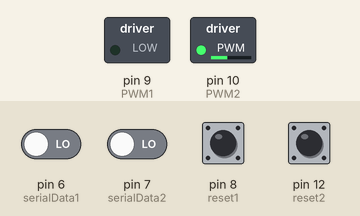
Bench run of a sketch on a simulated Arduino Uno, built with avr-gcc and run on an emulated ATmega328P. Shown: switched loads named in the sketch (green lamp = pin HIGH). Inputs (shaded band) come from the test bench; at power-on: pin 8 (reset1) HIGH, pin 6 (serialData1), pin 7 (serialData2), pin 12 (reset2) LOW. Pins used as bus, display or sensor lines are not drawn.

Above: at 0.8 s.
0.9 s: pin 12 (reset2) pulled HIGH for 0.15 s
At 1.2 s:
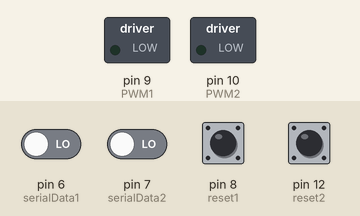
Timing chart, 0 to 3.9 s (numbered marks = the images above; inputs shaded):
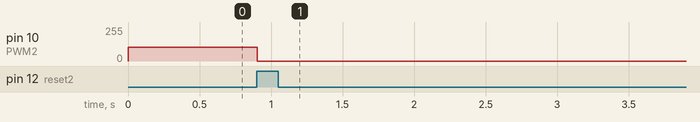

The sketch:

arduinoPID.ino
```cpp
// Declare io pins
int clk1 = 4;           // clk output to shift reg1
int clk2 = 5;           // clk output to shift reg2
int serialData1 = 6;    // encoder 1 data
int serialData2 = 7;    // encoder 2 data
int PWM1 = 9;           // PWM output to joint 1
int PWM2 = 10;           // PWM output to joint 2
int reset1 = 8;         // homing pulse 1
int reset2 = 12;        // homing pulse 2

// PID constants (Joint 1)
const double K1 = 50;
const double Kp1 = K1*0.19;
const double Ki1 = K1*1;
const double Kd1 = K1*0.009;

// PID constants (Joint 2)
const double K2 = 100;
const double Kp2 = K2*0.1329;
const double Ki2 = K2*1;
const double Kd2 = K2*0.0044;

// timing constants
const int CF = 1163;          // ISR frequency [Hz]
const double Ts = 1/CF;       // ISR run time [s]
const int N = 100;            // filter constant
const double a = N*Ts/(1+N*Ts);   // used for derivative eqn

// position references
double ref1 = 0;      // Joint 1 desired angle - assigned in "patharray" function
double ref2 = 0;      // Joint 2 desired angle - assigned in "patharray" function
const double encoderRes = 6.283/1024;   //encoder resolution 2pi/1024


// initialize global variables
double filtered_err_old1 = 0;
double I1 = 0;
double filtered_err_old2 = 0;
double I2 = 0;

int duty1 = 127;
int duty2 = 127;


void setup() {
  // baud rate
  Serial.begin(9600);

  // setup io pins
  pinMode(clk1, OUTPUT);
  pinMode(clk2, OUTPUT);
  pinMode(serialData1, INPUT);
  pinMode(serialData2, INPUT);
  pinMode(PWM1, OUTPUT);
  pinMode(PWM2, OUTPUT);
  pinMode(reset1, INPUT);
  pinMode(reset2, INPUT);

  // Homing Routine:
    // rotate joint 1 back slowly until homing pulse is triggered
    while(digitalRead(reset1) == 0) {
    analogWrite(PWM1, 102);   ////40% duty (-1V)
    }
    //rotate joint 2 back slowly until homing pulse is triggered
    while(digitalRead(reset2) == 0) {
    analogWrite(PWM2, 102);   ////40% duty (-1V)
    }


  // --- initialize timer1 ---
  noInterrupts();           // disable all interrupts

  TCCR1A = 0;
  TCCR1B = 0;
  TCNT1  = 0;
  OCR1A = 13757;            // CPU freq/prescaler/desired freq = 16MHz/1163Hz
  TCCR1B |= (1 << WGM12);   // CTC mode (clear timer on compare)
  TCCR1B |= (1 << CS10);    // no prescaler
  TIMSK1 |= (1 << OCIE1A);  // enable timer compare interrupt

  interrupts();             // enable all interrupts

}


void loop() {
  // loop
ref1 = patharray(1, millis());
ref2 = patharray(2, millis());

}

// interrupt service routine
ISR(TIMER1_COMPA_vect){

 // ------------ Motor 1 ------------


  // get position from encoder
  int pose1 = readEncoder(serialData1, clk1);

  // calculate error
  double error1 = ref1 - encoderRes*pose1;

  // calculate integral
  I1 = Ki1 * error1 * Ts * + I1;

  // calculate derivative with filtered input (Ns / s+N)
  double filtered_err1 = (1-a)*filtered_err_old1 + a*error1;
  double D1 = (a/Ts)*(error1 - filtered_err_old1);

  filtered_err_old1 = filtered_err1;

  // PID value = Kp*error + Ki*integral + Kd*rate
  int PID1 = (Kp1 * error1) + (Ki1 * I1) + (Kd1 * D1);


  // set PWM duty: mapping (-5 to 5V) -> (0 to 255)
  PID1 = constrain(PID1, -5, 5);
  duty1 = 25.5*PID1 + 127.5;
  analogWrite(PWM1, duty1);

 // ------------ Motor 2 ------------

  // get position from encoder
  int pose2 = readEncoder(serialData2, clk2);

  // calculate error
  double error2 = ref2 - encoderRes*pose2;

  // calculate integral
  I2 = Ki2 * error2 * Ts * + I2;

  // calculate derivative with filtered input (Ns / s+N)
  double filtered_err2 = (1-a)*filtered_err_old2 + a*error2;
  double D2 = (a/Ts)*(error2 - filtered_err_old2);

  filtered_err_old2 = filtered_err2;

  // PID value = Kp*error + Ki*integral + Kd*rate
  int PID2 = (Kp2 * error2) + (Ki2 * I2) + (Kd2 * D2);


  // set PWM duty: mapping (-5 to 5V) -> (0 to 255)
  PID2 = constrain(PID2, -5, 5);
  duty2 = 25.5*PID2 + 127.5;
  analogWrite(PWM2, duty2);


}// end ISR


// ------- Read Encoder function -------
int readEncoder(int serialData, int clk){

  int8_t value = 0;
  int8_t tempbit = 0;
  digitalWrite(clk, 0);       // clk low
  digitalWrite(clk, 1);       // clk high, load data

  // read in 8 bits:
  for(int i = 0; i < 8; i++){
    tempbit = digitalRead(serialData);
    value = value + (tempbit << i); // shift bit and add it
    digitalWrite(clk,0);          // clk low
    digitalWrite(clk,1);          // clk high to get next bit
  }

  // cast int8_t to int:
  int encoder_value = (int8_t) value; // signed -> negative if backwards from home, positive if forwards from home

  return encoder_value;

}//end readEncoder

//------------- Return pre-calculated desired angle for current time ------------

double patharray(int joint, int currenttime){

  // pre-calculated using trajectories.m (Joint1: 0 to -pi/4, Joint2: 0 to pi/2)
  const double joint1path[201] = {0,-0.00016027,-0.00064108,-0.00144242,-0.0025643,-0.00400672,-0.00576968,-0.00785318,-0.01025722,-0.01298179,-0.0160269,-0.01939255,-0.02307873,-0.02708546,-0.03141272,-0.03606052,-0.04102886,-0.04631774,-0.05192715,-0.0578571,-0.06410759,-0.07067862,-0.07757019,-0.08478229,-0.09231494,-0.10016812,-0.10834183,-0.11683609,-0.12565088,-0.13478622,-0.14424209,-0.1540185,-0.16411544,-0.17453293,-0.18527095,-0.19632951,-0.20770861,-0.21940824,-0.23142842,-0.24376913,-0.25643038,-0.26941216,-0.28271449,-0.29633735,-0.31028076,-0.3245447,-0.33912917,-0.35403419,-0.36925974,-0.38480583,-0.40051219,-0.41605829,-0.43128384,-0.44618886,-0.46077333,-0.47503727,-0.48898067,-0.50260354,-0.51590586,-0.52888765,-0.5415489,-0.55388961,-0.56590979,-0.57760942,-0.58898852,-0.60004708,-0.6107851,-0.62120259,-0.63129953,-0.64107594,-0.65053181,-0.65966714,-0.66848194,-0.67697619,-0.68514991,-0.69300309,-0.70053574,-0.70774784,-0.71463941,-0.72121043,-0.72746093,-0.73339088,-0.73900029,-0.74428917,-0.74925751,-0.75390531,-0.75823257,-0.76223929,-0.76592548,-0.76929113,-0.77233624,-0.77506081,-0.77746485,-0.77954835,-0.7813113,-0.78275373,-0.78387561,-0.78467695,-0.78515776,-0.78531803};
  const double joint2path[201] = {0,0.00032054,0.00128215,0.00288484,0.00512861,0.00801345,0.01153937,0.01570636,0.02051443,0.02596358,0.0320538,0.03878509,0.04615747,0.05417092,0.06282544,0.07212104,0.08205772,0.09263547,0.1038543,0.11571421,0.12821519,0.14135725,0.15514038,0.16956459,0.18462987,0.20033623,0.21668367,0.23367218,0.25130177,0.26957243,0.28848417,0.30803699,0.32823088,0.34906585,0.37054189,0.39265901,0.41541721,0.43881648,0.46285683,0.48753825,0.51286075,0.53882433,0.56542898,0.59267471,0.62056151,0.64908939,0.67825835,0.70806838,0.73851949,0.76961167,0.80102439,0.83211657,0.86256768,0.89237771,0.92154667,0.95007455,0.97796135,1.00520708,1.03181173,1.0577753,1.0830978,1.10777923,1.13181958,1.15521885,1.17797704,1.20009416,1.22157021,1.24240518,1.26259907,1.28215188,1.30106362,1.31933429,1.33696388,1.35395239,1.37029983,1.38600619,1.40107147,1.41549568,1.42927881,1.44242087,1.45492185,1.46678176,1.47800058,1.48857834,1.49851501,1.50781062,1.51646514,1.52447859,1.53185096,1.53858226,1.54467248,1.55012163,1.5549297,1.55909669,1.56262261,1.56550745,1.56775122,1.56935391,1.57031552,1.57063606};


  // return desired position for current time
  if(currenttime < 2010){
    if (joint == 1)
    return joint1path[currenttime/10];
    else
    return joint2path[currenttime/10];
  }

  // after runtime, hold final position
  else {
    if (joint == 1)
    return joint1path[201];
    else
    return joint2path[201];
  }


}//patharray
```

Measured:
- after the input at 0.9 s, pin 10 (PWM2): 102/255 → 0/255 at once
